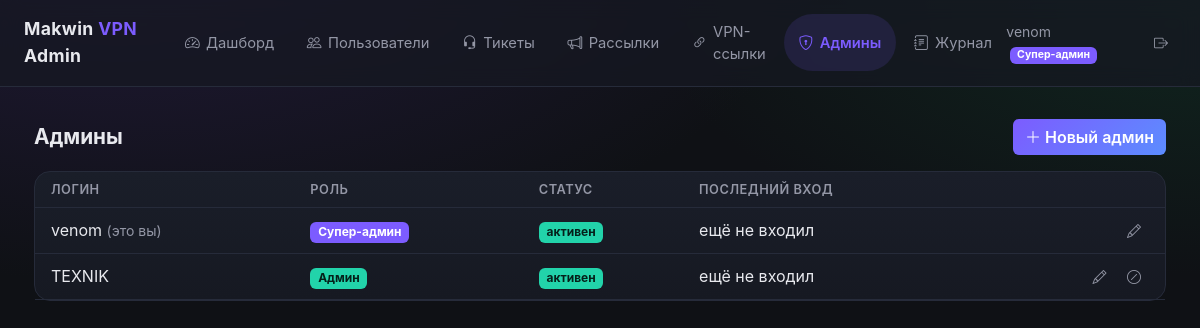
The page /admin/admins (signed in) on the database its author committed.
### app/admin/models.py (models this page shows, shortened)
class AdminUser(Base):
    __tablename__ = "admin_users"
    id: Mapped[int] = mapped_column(primary_key=True)
    login: Mapped[str] = mapped_column(String(64), unique=True, index=True)
    password_hash: Mapped[str] = mapped_column(String(255))
    role: Mapped[AdminRole] = mapped_column(Enum(AdminRole))
    is_active: Mapped[bool] = mapped_column(Boolean, default=True)
    created_at: Mapped[datetime.datetime] = mapped_column(
        DateTime(), default=datetime.datetime.now
    )
    last_login_at: Mapped[datetime.datetime | None] = mapped_column(
        DateTime(), nullable=True
    )
    permissions: Mapped[list["AdminPermission"]] = relationship(
        back_populates="admin",
        cascade="all, delete-orphan",
    )

### app/admin/routes/admins.py (the view)
@router.get("")
async def admins_list(
    request: Request,
    admin: AdminUser = Depends(require_permission(Permission.MANAGE_ADMINS)),
):
    from app.admin.router import templates
    async with async_session() as session:
        result = await session.execute(
            select(AdminUser)
            .options(selectinload(AdminUser.permissions))
            .order_by(AdminUser.created_at)
        )
        admins = result.scalars().all()
    return templates.TemplateResponse(
        "admins.html",
        {"request": request, "admin": admin, "admins": admins},
    )

### app/admin/templates/admins.html (shortened to what this page needs)
{% extends "base.html" %}
{% block content %}
<div class="d-flex justify-content-between align-items-center mb-3">
    <div class="section-title mb-0">Админы</div>
    <a href="/admin/admins/new" class="btn btn-accent"><i class="bi bi-plus-lg"></i> Новый админ</a>
</div>
<div class="card-soft p-0">
    <table class="table table-admin mb-0">
        <thead>
        <tr>
            <th class="ps-3">Логин</th>
            <th>Роль</th>
            <th>Статус</th>
            <th>Последний вход</th>
            <th class="pe-3"></th>
        </tr>
        </thead>
        <tbody>
        {% for a in admins %}
        <tr>
            <td class="ps-3">
                {{ a.login }}
                {% if a.id == admin.id %}<span class="text-dim small">(это вы)</span>{% endif %}
            </td>
            <td><span class="badge badge-role-{{ a.role.value }}">{{ role_labels[a.role] }}</span></td>
            <td>
                {% if a.is_active %}
                <span class="badge badge-active">активен</span>
                {% else %}
                <span class="badge badge-inactive">выключен</span>
                {% endif %}
            </td>
            <td class="text-dim">{{ a.last_login_at.strftime("%d.%m.%Y %H:%M") if a.last_login_at else "ещё не входил" }}</td>
            <td class="pe-3 text-end">
                {% if admin.can_manage(a) %}
                <a href="/admin/admins/{{ a.id }}/edit" class="btn btn-sm btn-outline-light border-0 text-dim">
                    <i class="bi bi-pencil"></i>
                </a>
                {% if a.id != admin.id %}
                <form method="post" action="/admin/admins/{{ a.id }}/deactivate" class="d-inline"
                      onsubmit="return confirm('{{ 'Выключить' if a.is_active else 'Включить' }} этого админа?');">
                    <button type="submit" class="btn btn-sm btn-outline-light border-0 text-dim">
                        {% if a.is_active %}
                        <i class="bi bi-slash-circle"></i>
                        {% else %}
                        <i class="bi bi-check-circle"></i>
                        {% endif %}
                    </button>
                </form>
                {% endif %}
                {% else %}
                <span class="text-dim small">—</span>
                {% endif %}
            </td>
        </tr>
        {% endfor %}
        </tbody>
    </table>
</div>
{% endblock %}

### app/admin/templates/base.html (shortened to what this page needs)
<!DOCTYPE html>
<html lang="ru">
<head>
    <link href="https://cdn.jsdelivr.net/npm/bootstrap@5.3.3/dist/css/bootstrap.min.css" rel="stylesheet">
    <link href="https://cdn.jsdelivr.net/npm/bootstrap-icons@1.11.3/font/bootstrap-icons.css" rel="stylesheet">
    <link href="/admin/static/style.css" rel="stylesheet">
</head>
<body>
{% if admin %}
<nav class="navbar-admin d-flex align-items-center justify-content-between">
    <div class="d-flex align-items-center gap-4">
        <div class="brand">Makwin <span>VPN</span> Admin</div>
        <div class="d-none d-md-flex gap-1">
            {% if admin.has_permission(perm.VIEW_DASHBOARD) %}
            <a class="nav-pill {% if request.url.path == '/admin/' %}active{% endif %}" href="/admin/">
                <i class="bi bi-speedometer2"></i> Дашборд
            </a>
            {% endif %}
            {% if admin.has_permission(perm.VIEW_USERS) %}
            <a class="nav-pill {% if '/admin/users' in request.url.path %}active{% endif %}" href="/admin/users">
                <i class="bi bi-people"></i> Пользователи
            </a>
            {% endif %}
            {% if admin.has_permission(perm.VIEW_SUPPORT_TICKETS) %}
            <a class="nav-pill {% if '/admin/support' in request.url.path %}active{% endif %}" href="/admin/support">
                <i class="bi bi-headset"></i> Тикеты
            </a>
            {% endif %}
            {% if admin.has_permission(perm.BROADCAST_MESSAGE) %}
            <a class="nav-pill {% if '/admin/broadcasts' in request.url.path %}active{% endif %}" href="/admin/broadcasts">
                <i class="bi bi-megaphone"></i> Рассылки
            </a>
            {% endif %}
            {% if admin.has_permission(perm.MANAGE_VLESS_LINKS) %}
            <a class="nav-pill {% if '/admin/vless-links' in request.url.path %}active{% endif %}" href="/admin/vless-links">
                <i class="bi bi-link-45deg"></i> VPN-ссылки
            </a>
            {% endif %}
            {% if admin.has_permission(perm.MANAGE_ADMINS) %}
            <a class="nav-pill {% if '/admin/admins' in request.url.path %}active{% endif %}" href="/admin/admins">
                <i class="bi bi-shield-lock"></i> Админы
            </a>
            {% endif %}
            {% if admin.has_permission(perm.VIEW_AUDIT_LOG) %}
            <a class="nav-pill {% if '/admin/audit' in request.url.path %}active{% endif %}" href="/admin/audit">
                <i class="bi bi-journal-text"></i> Журнал
            </a>
            {% endif %}
        </div>
    </div>
    <div class="d-flex align-items-center gap-3">
        <span class="text-dim small">
            {{ admin.login }}
            <span class="badge badge-role-{{ admin.role.value }} ms-1">{{ role_labels[admin.role] }}</span>
        </span>
        <form method="post" action="/admin/logout" class="m-0">
            <button class="btn btn-sm btn-outline-light border-0 text-dim" type="submit">
                <i class="bi bi-box-arrow-right"></i>
            </button>
        </form>
    </div>
</nav>
{% endif %}
<div class="page-wrap">
    {% block content %}{% endblock %}
</div>
</body>
</html>

### app/admin/static/style.css (style rules this page uses)
:root { --bg: #0f1115; --bg-soft: #161922; --card: #1a1e29; --border: #262b3a; --accent: #7c5cff; --accent-soft: #7c5cff22; --accent2: #22d3aa; --text: #e8e9ee; --text-dim: #9497a6; --danger: #ff5c7a; --warn: #ffb84c; }
* { box-sizing: border-box; }
body { background: radial-gradient(1200px 600px at 10% -10%, #221a3a 0%, transparent 60%), radial-gradient(1000px 500px at 100% 0%, #10261f 0%, transparent 55%), var(--bg); color: var(--text); font-family: "Inter", "Segoe UI", system-ui, sans-serif; min-height: 100vh; }
a { color: var(--accent); text-decoration: none; }
.navbar-admin { background: rgba(22, 25, 34, 0.75); backdrop-filter: blur(10px); border-bottom: 1px solid var(--border); padding: 0.9rem 1.5rem; }
.brand { font-weight: 700; letter-spacing: 0.02em; font-size: 1.1rem; }
.brand span { color: var(--accent); }
.nav-pill { display: inline-flex; align-items: center; gap: 0.4rem; padding: 0.4rem 0.9rem; border-radius: 999px; color: var(--text-dim); font-size: 0.92rem; transition: all 0.15s ease; }
.nav-pill.active { background: var(--accent-soft); color: var(--accent); font-weight: 600; }
.page-wrap { max-width: 1180px; margin: 0 auto; padding: 2rem 1.5rem 4rem; }
.card-soft { background: linear-gradient(180deg, var(--card), var(--bg-soft)); border: 1px solid var(--border); border-radius: 16px; padding: 1.4rem 1.5rem; }
.table-admin { --bs-table-bg: transparent; --bs-table-color: var(--text); border-color: var(--border); }
.table-admin th { color: var(--text-dim); font-weight: 600; font-size: 0.8rem; text-transform: uppercase; letter-spacing: 0.04em; border-bottom: 1px solid var(--border); }
.table-admin td { border-bottom: 1px solid var(--border); vertical-align: middle; }
.badge-role-super_admin { background: var(--accent) !important; }
.badge-role-admin { background: var(--accent2) !important; color: #05201a !important; }
.badge-active { background: var(--accent2) !important; color: #05201a !important; }
.btn-accent { background: linear-gradient(135deg, var(--accent), #5c8dff); border: none; color: white; font-weight: 600; }
.text-dim { color: var(--text-dim); }
.section-title { font-weight: 700; font-size: 1.3rem; margin-bottom: 1.2rem; }

### rows shown on the page
AdminUser: login "venom", role "Супер-админ", shows "(это вы)", is_active "активен", last_login_at "ещё не входил"
AdminUser: login "TEXNIK", role "Админ", is_active "активен", last_login_at "ещё не входил"
